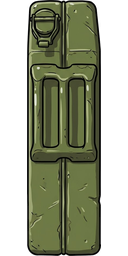
#> input picture klapperkiste/assets/teile/kanister/oben.png, 128 x 256 px, given in place of kanister_blatt.png, which was not available
$ python kanister_hochkant.py
#> lines starting #> are read from the running program, lines starting #| are printed output that depends on the picture; pictures that were not available may be replaced by others from this repository, and a replacement may not be noted
"""Einmalige Bearbeitung: Benzinkanister (zweite Fassung, aufrecht).

Die Seitenansicht steht schon aufrecht. Die Draufsicht liegt quer; der Tank-Platz
ist aber schmal und hoch (1 × 2), darum wird sie um 90° gedreht. Weiße Löcher in
den Griffen werden mit der normalen Lochsuche entfernt.
(Die erste, liegende Fassung liegt als roh/kanister_v1_liegend.jpg daneben.)

Aufruf:
  python klapperkiste/tools/einmalig/kanister_hochkant.py
"""

from __future__ import annotations

import os
import sys

from PIL import Image

sys.path.insert(0, os.path.join(os.path.dirname(__file__), ".."))
import teilwerk  # noqa: E402

TEIL = os.path.join(teilwerk.TEILE_DIR, "kanister")
ROH = os.path.join(TEIL, "roh")
TRENNUNG_Y = 1060  # in der Lücke zwischen Seiten- und Draufsicht


def main() -> int:
    blatt = Image.open(os.path.join(ROH, "kanister_blatt.png")).convert("RGB")
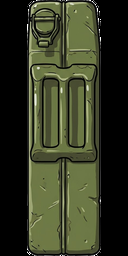
#> blatt: PIL image 128x256 RGB; mean R, G, B 51.7, 56, 35.3
    seite = os.path.join(ROH, "kanister_seite.png")
    oben = os.path.join(ROH, "kanister_oben_gedreht.png")
    blatt.crop((0, 0, blatt.width, TRENNUNG_Y)).save(seite)
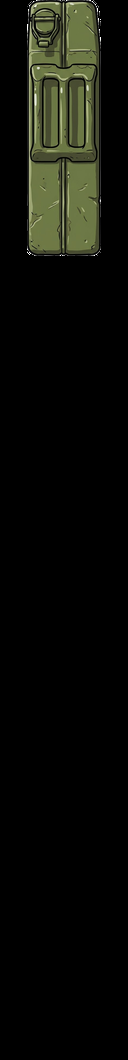
#> saved as kanister_seite.png: PIL image 128x1060 RGB; mean R, G, B 12.5, 13.5, 8.5
#> (the run stopped early here; a loop or call above may not have finished)

$ run again, on klapperkiste/assets/teile/badewanne-roh/badewanne_blatt_original.jpg
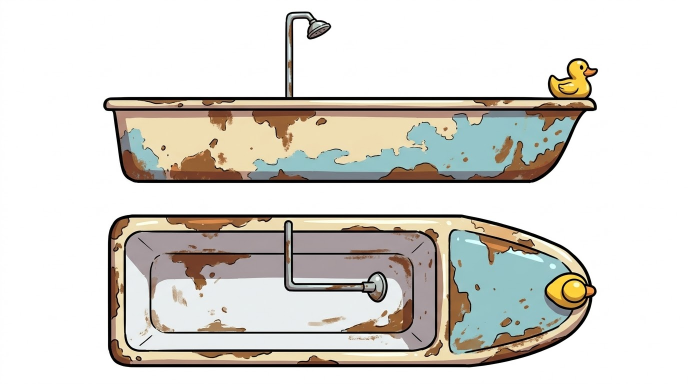
#> input picture klapperkiste/assets/teile/badewanne-roh/badewanne_blatt_original.jpg, 1376 x 768 px, given in place of kanister_blatt.png, which was not available (shown at 1/2 size)
#> in main, blatt is the input picture: PIL image 1376x768 RGB; mean R, G, B 216.5, 214, 208
#> in main, `blatt.crop((0, 0, blatt.width, TRENNUNG_Y)).save(seite)`:
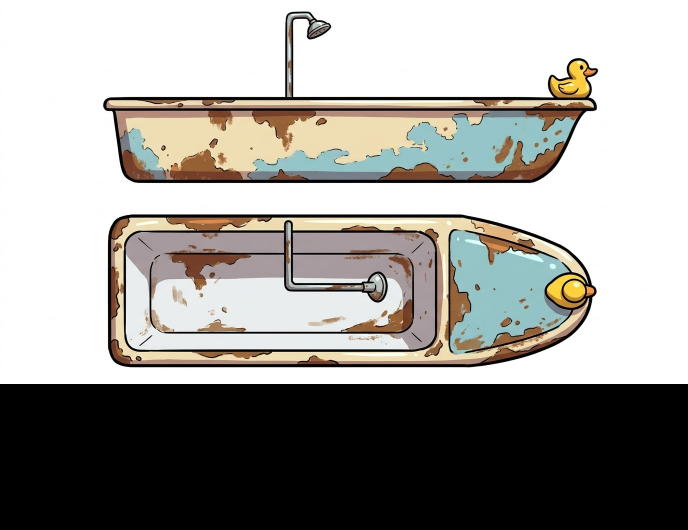
#> saved as kanister_seite.png: PIL image 1376x1060 RGB (shown at 1/2 size); mean R, G, B 156.9, 155, 150.7
